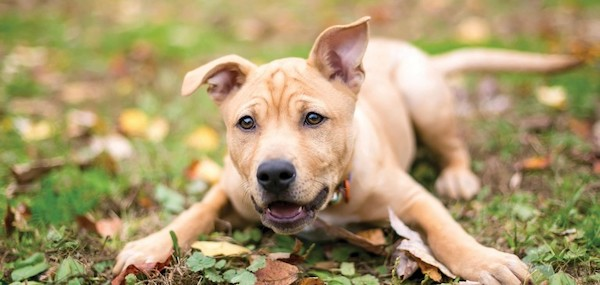
#> input picture dog.jpg, 600 x 285 px
$ python edit_image.py --path dog.jpg -option rotate
#> lines starting #> are read from the running program, lines starting #| are printed output that depends on the picture
import argparse

import cv2
import imutils
import numpy
import os


def main():
    parser = argparse.ArgumentParser()
    parser.add_argument("-p", "--path", required=True,
                        help="path to the image file")
    parser.add_argument("-option", choices=['rotate', 'line', 'bw', 'mask'], required=True,
                        help="Option for image(rotate/line/bw/mask)")
    args = vars(parser.parse_args())

    image_name = args["path"]
    option = args["option"]

    if not os.path.exists(image_name):
        print("Oops, unable to find image", image_name)
        return
    image_name_root, image_name_extension = os.path.splitext(image_name)
    ori = cv2.imread(image_name)
#> ori is the input picture: shape (285, 600, 3); mean B, G, R 109.7, 152.6, 170.3

    new_image = None
    name_suffix = ""
    print("Press 's' to save newly created image, after highlighting the image window. Press any other key to exit.")
    if option == "rotate":
        new_image, name_suffix = rotate(ori)
#> in rotate, `rotated = imutils.rotate(image, 90)`:
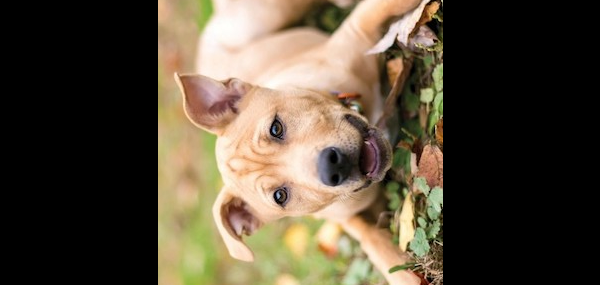
#> rotated: shape (285, 600, 3); mean B, G, R 58.2, 74.9, 86.1
#> name_suffix = '_rotated'
    elif option == "line":
        new_image, name_suffix = draw_line(ori, 100)
    elif option == "bw":
        new_image, name_suffix = draw_bw(ori)
    elif option == "mask":
        new_image, name_suffix = draw_mask(ori)

    k = cv2.waitKey(0) & 0xFF  # 0XFF needed for 64 bit machines
#> (key Esc is pressed here)
    if k == ord('s'):
        new_name = image_name_root + name_suffix + image_name_extension
        print("Saving", new_name)
        cv2.imwrite(new_name, new_image)
    else:
        print("Exiting without saving the new image.")

    cv2.destroyAllWindows()
    cv2.waitKey(1)


def rotate(image):
    print("Rotating image ...")
    rotated = imutils.rotate(image, 90)
    cv2.imshow("Rotated", rotated)
    return rotated, "_rotated"


def draw_line(image, x):
    print("Drawing a line on image ...")
    line = image
    line[:, x] = [0, 0, 255]
    cv2.imshow("Lined", line)
    return line, "_lined"


def draw_bw(image):
    print("Drawing BW image ...")
    bw = cv2.cvtColor(image, cv2.COLOR_BGR2GRAY)
    cv2.imshow("Black and white", bw)
    return bw, "_bw"


def draw_mask(image):
    image_with_mask = image.copy()
    print("Add a mask to the image ...")
    change_color_pixels = image[:, :, 0] < 20
    image_with_mask[change_color_pixels] = [0, 255, 0]
    cv2.imshow("Image with mask", image_with_mask)
    return image_with_mask, "_mask"


if __name__ == "__main__":
    main()
